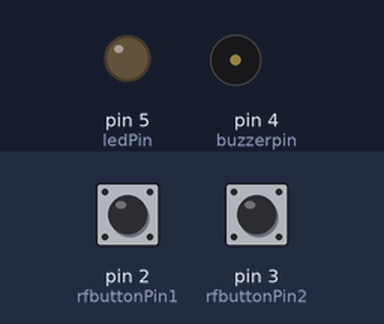
This sketch was run on a simulated Arduino Uno, built with avr-gcc and run on an emulated ATmega328P. Shown: output pins drawn as LEDs (lit = HIGH), buzzer (waves = sounding, pin HIGH). The test bench sets the inputs (shaded band); at power-on: pin 2 (rfbuttonPin1) LOW, pin 3 (rfbuttonPin2) LOW.

Above: at 1.2 s.
1.3 s: pin 2 (rfbuttonPin1) pulled HIGH for 0.15 s
At 1.37 s:
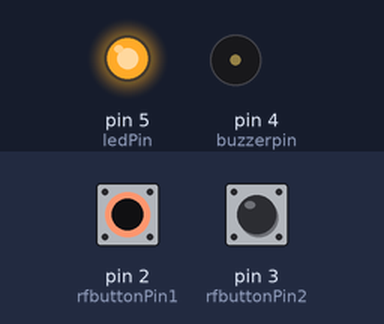
2.9 s: pin 3 (rfbuttonPin2) pulled HIGH for 0.15 s
At 2.97 s:
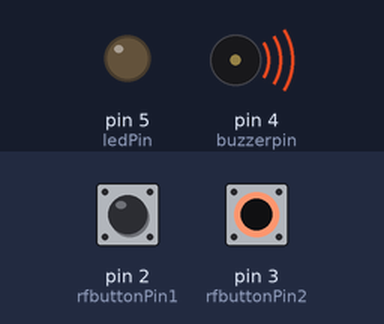
4.5 s: pin 3 (rfbuttonPin2) pulled HIGH for 3.2 s
At 8.7 s:
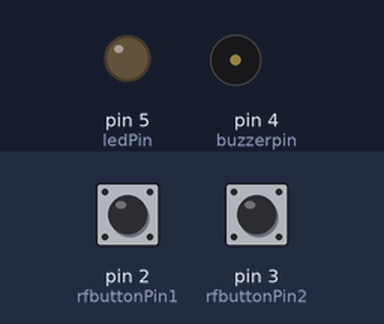
9.2 s: pin 2 (rfbuttonPin1) pulled HIGH for 3.2 s
At 9.8 s:
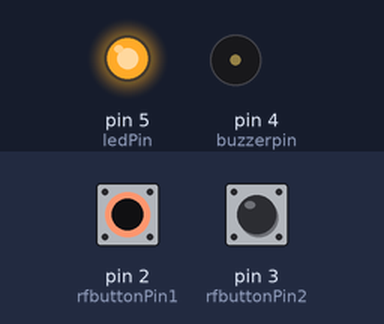
13.9 s: pin 2 (rfbuttonPin1) driven HIGH and pin 3 (rfbuttonPin2) driven HIGH
At 14.6 s:
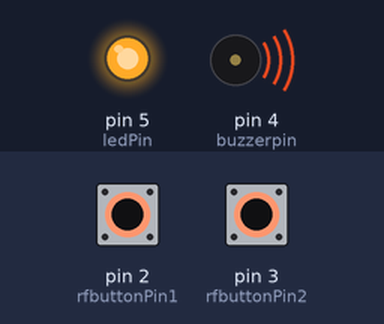
Timing chart, 0 to 16.4 s (numbered marks = the images above; inputs shaded):
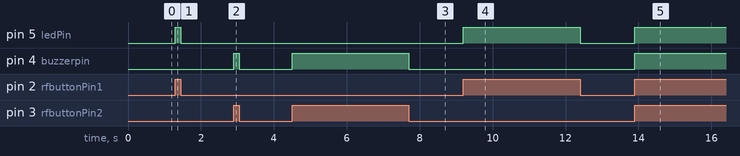

The sketch:

Home_Automation_Using_Dial_Pad_Tones.ino
```cpp
// constants won't change. They're used here to set pin numbers:
const int rfbuttonPin1 = 2;  // the number of the pushbutton pin
const int rfbuttonPin2 = 3;
const int ledPin = 5;    // the number of the LED pin
const int buzzerpin = 4;
// variables will change:
 int buttonState1 = 0;  // variable for reading the pushbutton status
int buttonState2 = 0;

void setup() {
  // initialize the LED pin as an output:
  pinMode(ledPin, OUTPUT);
  pinMode(buzzerpin, OUTPUT);
  // initialize the pushbutton pin as an input:
  pinMode(rfbuttonPin1, INPUT);
  pinMode(rfbuttonPin2, INPUT);
}

void loop()
{
  // read the state of the pushbutton value:

  buttonState1 = digitalRead(rfbuttonPin1);

  buttonState2 = digitalRead(rfbuttonPin2);

  // check if the pushbutton is pressed. If it is, the buttonState is HIGH:
  if (buttonState1 == HIGH)
  {
    // turn LED on:
    digitalWrite(ledPin, HIGH);
  }
  else
  {
    // turn LED off:
    digitalWrite(ledPin, LOW);
  }

  if (buttonState2 == HIGH)
   {
    // turn buzzer on:
    digitalWrite(buzzerpin, HIGH);
  } else
  {
    // turn buzzer off:
    digitalWrite(buzzerpin, LOW);
  }
}
```

Measured:
- after the input at 1.3 s, pin 5 (ledPin): LOW → HIGH at once, → LOW 0.15 s later
- after the input at 2.9 s, pin 4 (buzzerpin): LOW → HIGH at once, → LOW 0.15 s later
- after the input at 4.5 s, pin 4 (buzzerpin): LOW → HIGH at once, → LOW 3.2 s later
- after the input at 9.2 s, pin 5 (ledPin): LOW → HIGH at once, → LOW 3.2 s later
- after the input at 13.9 s, pin 5 (ledPin), pin 4 (buzzerpin): LOW → HIGH at once
